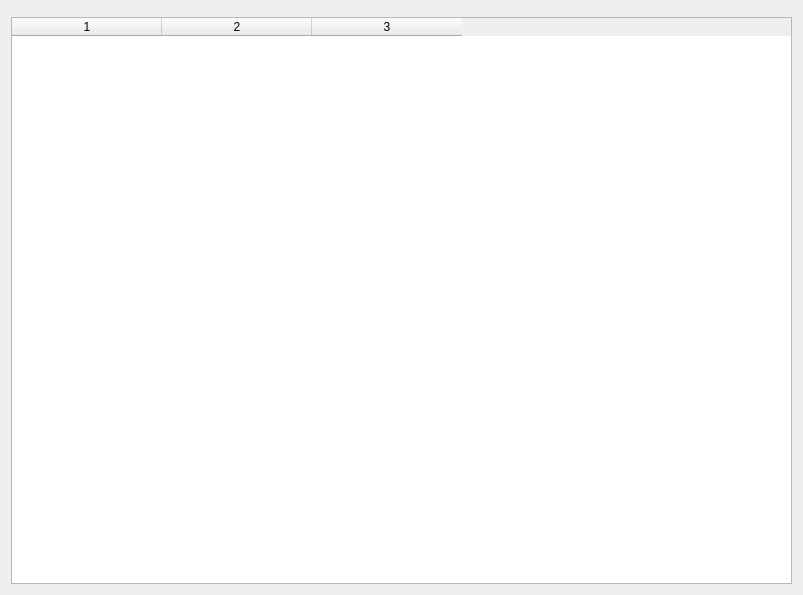
<?xml version="1.0" encoding="UTF-8"?>
<ui version="4.0">
 <class>IoThroughputMainWidget</class>
 <widget class="QWidget" name="IoThroughputMainWidget">
  <property name="geometry">
   <rect>
    <x>0</x>
    <y>0</y>
    <width>803</width>
    <height>595</height>
   </rect>
  </property>
  <property name="windowTitle">
   <string>Form</string>
  </property>
  <layout class="QVBoxLayout" name="verticalLayout">
   <item>
    <widget class="QwtPlot" name="plot"/>
   </item>
   <item>
    <widget class="QTableWidget" name="table">
     <property name="frameShape">
      <enum>QFrame::StyledPanel</enum>
     </property>
     <property name="frameShadow">
      <enum>QFrame::Sunken</enum>
     </property>
     <property name="editTriggers">
      <set>QAbstractItemView::NoEditTriggers</set>
     </property>
     <property name="showDropIndicator" stdset="0">
      <bool>false</bool>
     </property>
     <property name="alternatingRowColors">
      <bool>true</bool>
     </property>
     <property name="selectionMode">
      <enum>QAbstractItemView::NoSelection</enum>
     </property>
     <property name="selectionBehavior">
      <enum>QAbstractItemView::SelectRows</enum>
     </property>
     <property name="textElideMode">
      <enum>Qt::ElideLeft</enum>
     </property>
     <property name="showGrid">
      <bool>false</bool>
     </property>
     <property name="cornerButtonEnabled">
      <bool>false</bool>
     </property>
     <property name="columnCount">
      <number>3</number>
     </property>
     <attribute name="horizontalHeaderCascadingSectionResizes">
      <bool>true</bool>
     </attribute>
     <attribute name="horizontalHeaderDefaultSectionSize">
      <number>150</number>
     </attribute>
     <column/>
     <column/>
     <column/>
    </widget>
   </item>
  </layout>
 </widget>
 <customwidgets>
  <customwidget>
   <class>QwtPlot</class>
   <extends>QFrame</extends>
   <header>qwt_plot.h</header>
  </customwidget>
 </customwidgets>
 <resources/>
 <connections/>
</ui>
